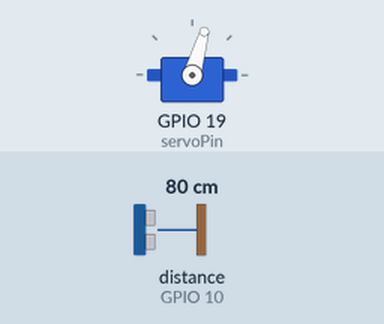
Simulated run of this sketch. Board: ESP32-S3. Shown: servo. Wiring (inferred from the names in the program): ultrasonic range finder: trigger GPIO 12; echo GPIO 10. The inputs (shaded band) are chosen by the test bench; at power-on: distance to the obstacle (sensor on GPIO 10) 80 cm. The echo pulse lasts 58.3 µs per cm; what the sketch prints to the serial monitor is not drawn.

Above: at 1.2 s.
1.3 s: distance to the obstacle (sensor on GPIO 10) set to 2 cm
At 1.68 s:
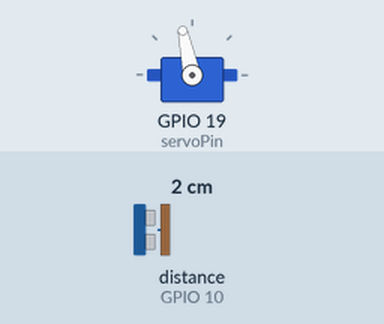
4.3 s: distance to the obstacle (sensor on GPIO 10) set to 4 cm
At 4.49 s:
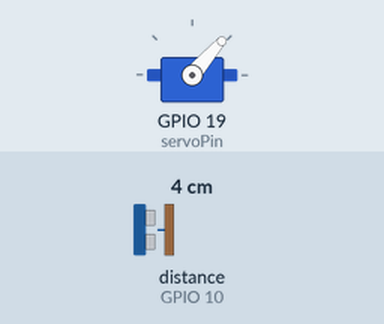
7.3 s: distance to the obstacle (sensor on GPIO 10) set to 9 cm
At 7.62 s:
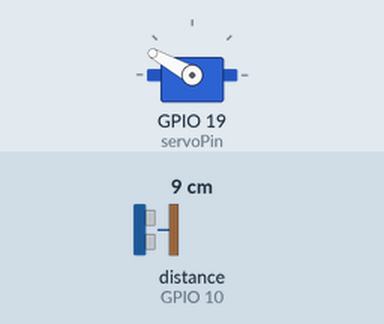
Timing chart, 0 to 16.3 s (numbered marks = the images above; inputs shaded):
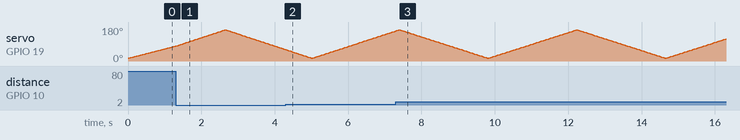

The sketch:

soundsenso.ino
```cpp
//Servo test
#include <ESP32Servo.h>
#define echoPin 10
#define trigPin 12
#define servoPin 19

Servo myservo;

long duration;
int distance;

int calculateDistance()
{
  digitalWrite(trigPin, LOW);
  delayMicroseconds(2);
  digitalWrite(trigPin, HIGH);
  delayMicroseconds(10);
  digitalWrite(trigPin, LOW);
  duration = pulseIn(echoPin, HIGH);
  distance = duration * 0.034 / 2;
  return distance;
}

void setup() {
  pinMode(trigPin, OUTPUT);
  pinMode(echoPin, INPUT);
  myservo.attach(servoPin);
  myservo.write(0);
  Serial.begin(9600);

}

void loop() {
  int i ;
  for (i = 15; i <= 165; i++)
  {
    myservo.write(i);
    delay(15);
    calculateDistance();
    Serial.print(i);
    Serial.print(",");
    Serial.print(distance);
    Serial.print(".");
  }
  for (i = 165; i >= 15; i--)
  {
    myservo.write(i);
    delay(15);
    calculateDistance();
    Serial.print(i);
    Serial.print(",");
    Serial.print(distance);
    Serial.print(".");

  }
}
```
